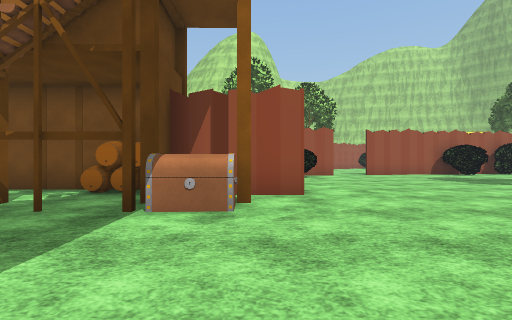
View 1 (above)

24 first-person views from a walk through a Unity game level. The camera is 1.2 m above the floor, looks level and sees 85° across. The floor is counted in squares, 1.96 m on a side. Each view is taken from the middle of a square. On the plan, view 1 faces up. The plan holds only what a view shows up to about 9 squares ahead; the rest is blank. The place goes on beyond the plan. The player character is not drawn. Some animated figures are left out. Some surface patterns are stand-ins.

View 2
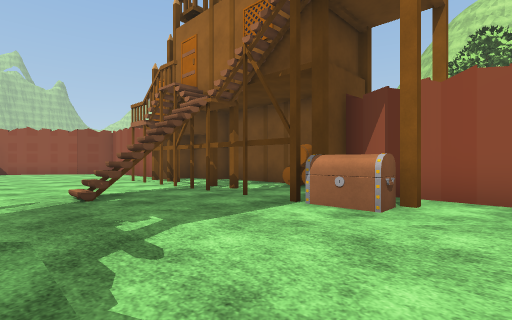

View 3
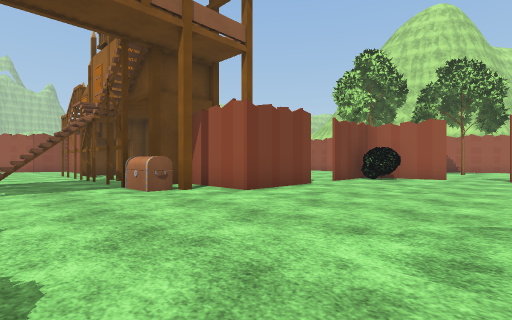

View 4
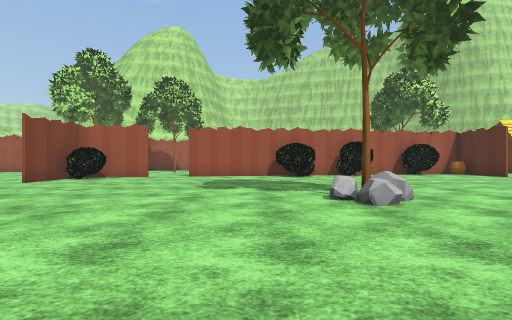

View 5
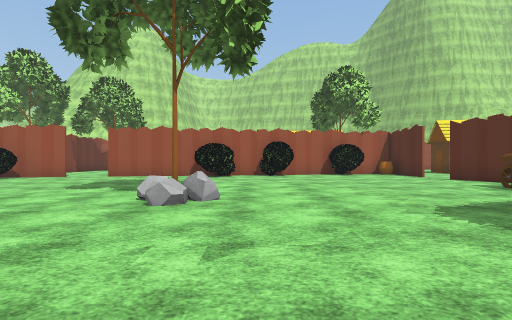

View 6
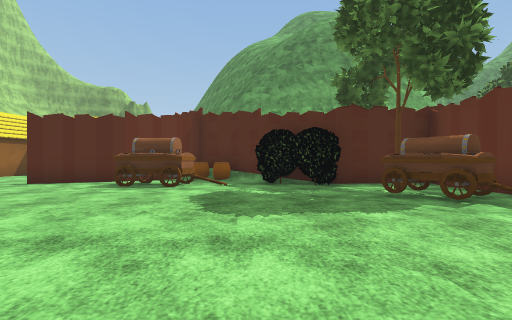

View 7
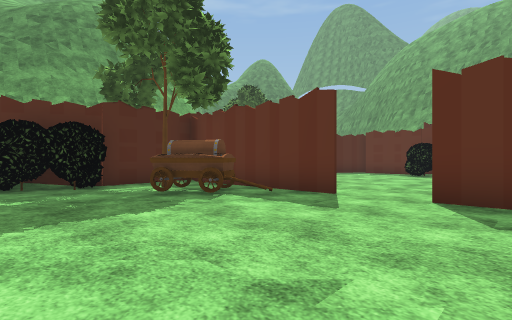

View 8
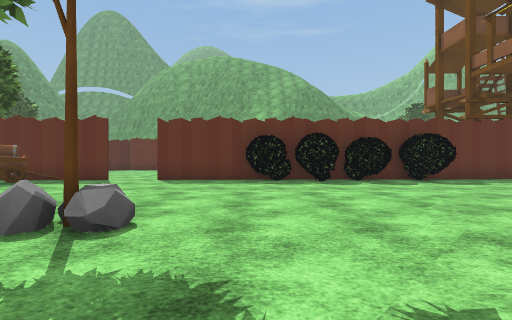

View 9
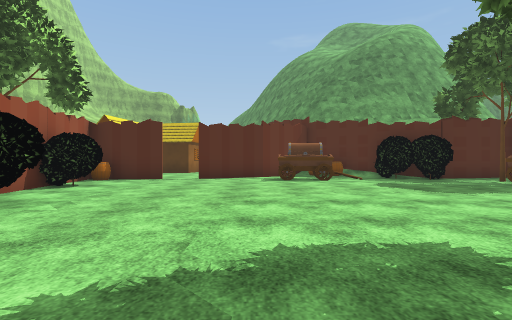

View 10
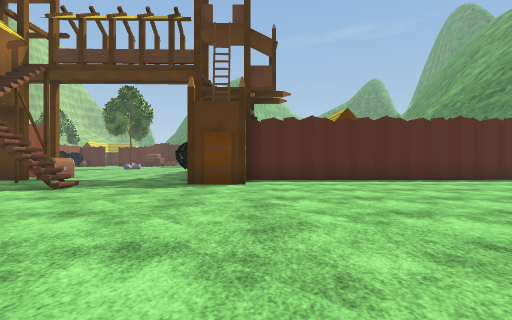

View 11
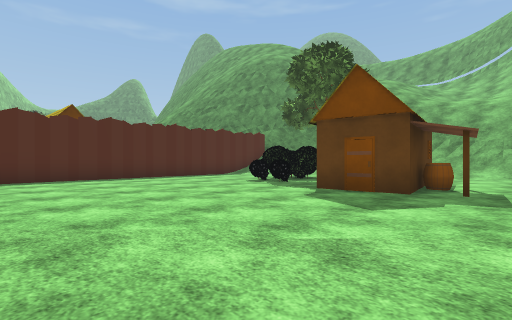

View 12
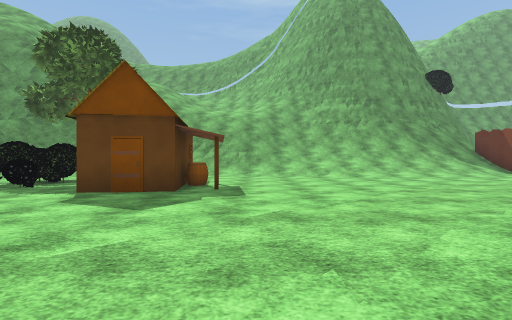

View 13
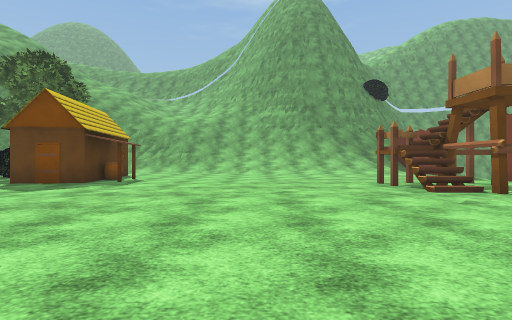

View 14
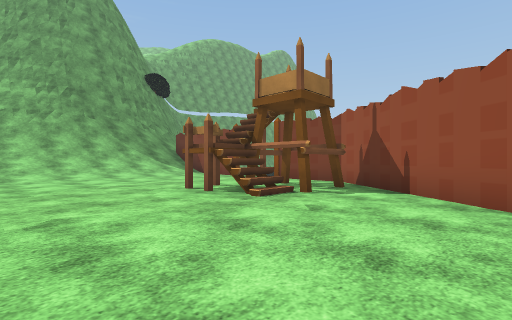

View 15
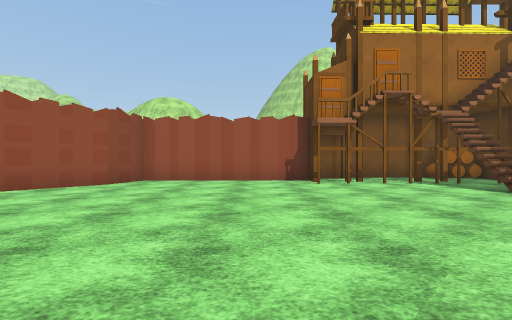

View 16
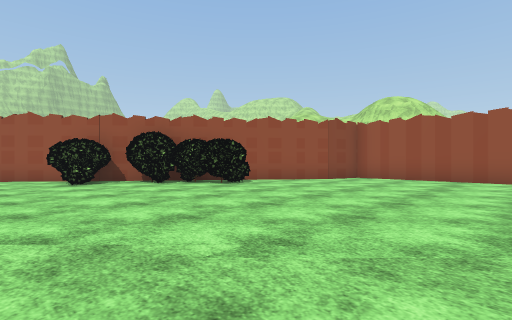

View 17
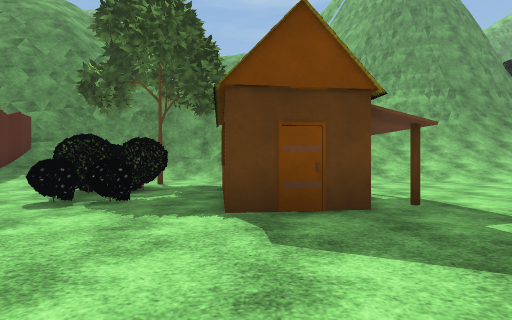

View 18
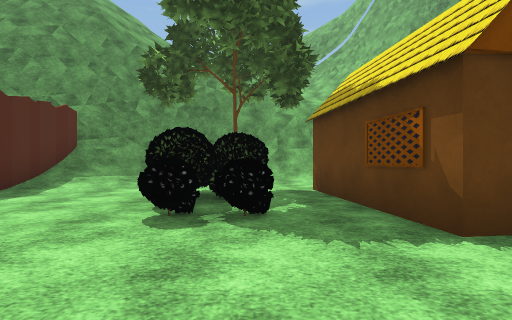

View 19
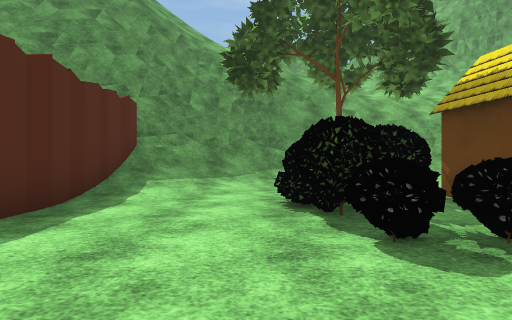

View 20
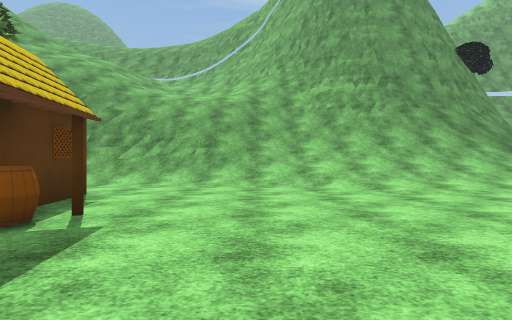

View 21
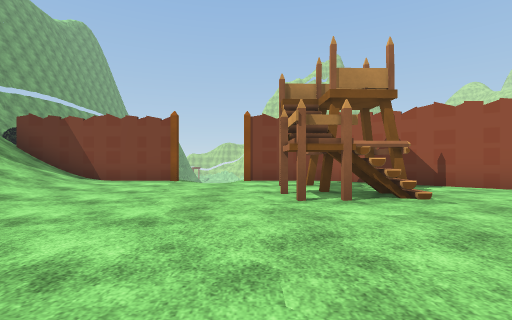

View 22
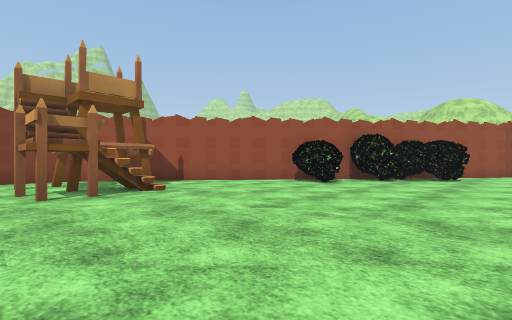

View 23
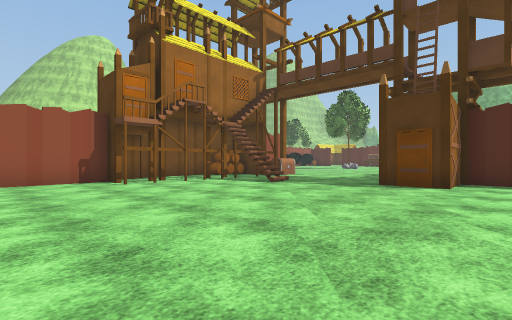

View 24
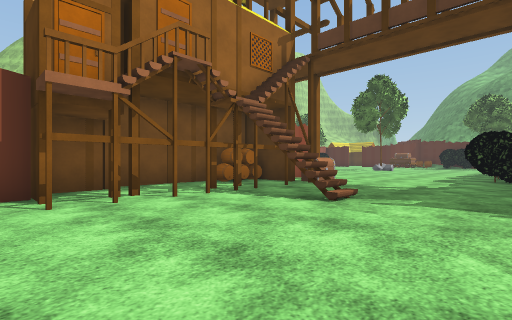

### Floor plan
Key: @ floor where view 1 was taken; # wall or solid block; x gap in a wall; . floor; / step, stairs or slope; = window, fence, low wall or low ledge; v drop or lower ground; R rock; T tree; O other object.
Columns run from 21 left of view 1 to 16 right of it. Each row starts with its distance up from view 1.
 11                        ##.     ......#
 10                       ##.............#
  9                      .#..............#
  8                      .................
  7                       #..............O
  6                ####O  #..............O
  5          #######..OO###.......RT......
  4         ##....##=#.#O#...............#
  3         #........x..................##
  2        ##........x.................O##
  1        #.........=................OOT#
  0       ##.............@.######....... #
 -1      ###............############.####
 -2     ###...........###          ...
 -3    ###.............##           ...
 -4   ##................#           ...
 -5  ##.................#           ...
 -6 ##..................#           ..
 -7 #OO.................#
 -8 #OO/................#
 -9 #OO/O...............#
-10 #..........###.OO...#
-11 ...........###.##...#
-12 ............##x##...#
-13 #...........##.T..//#
-14 #///////.........///#
-15 #//////////////////###
-16 #//////////===/ =#### vv

Positions as (right, up) in squares from view 1, and headings:
1: (0, 0), facing up
2: (1, 0), facing up-left
3: (5, 1), facing up-left
4: (7, 1), facing up
5: (10, 1), facing up
6: (9, 4), facing right
7: (9, 4), facing down-right
8: (7, 8), facing down
9: (7, 8), facing right
10: (-10, -3), facing right
11: (-11, -4), facing down-right
12: (-11, -4), facing down
13: (-14, -2), facing down
14: (-14, -4), facing down-left
15: (-9, -4), facing up
16: (-8, -5), facing up-left
17: (-8, -6), facing down
18: (-6, -7), facing down
19: (-4, -8), facing down
20: (-12, -8), facing down
21: (-13, -10), facing left
22: (-12, -10), facing up-left
23: (-10, -4), facing up-right
24: (-8, -1), facing up-right
